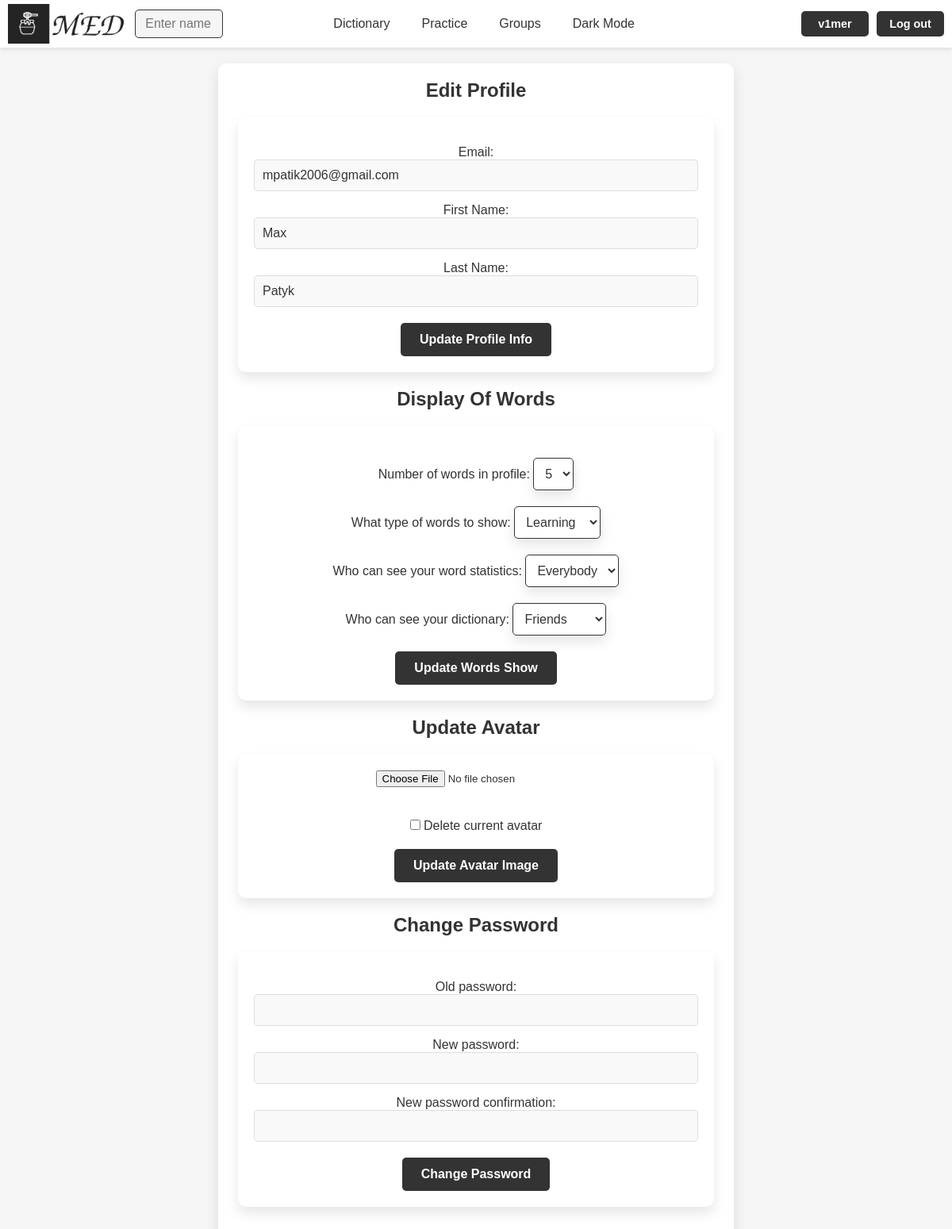
Before: /edit_profile/ (signed in) with the older database file.
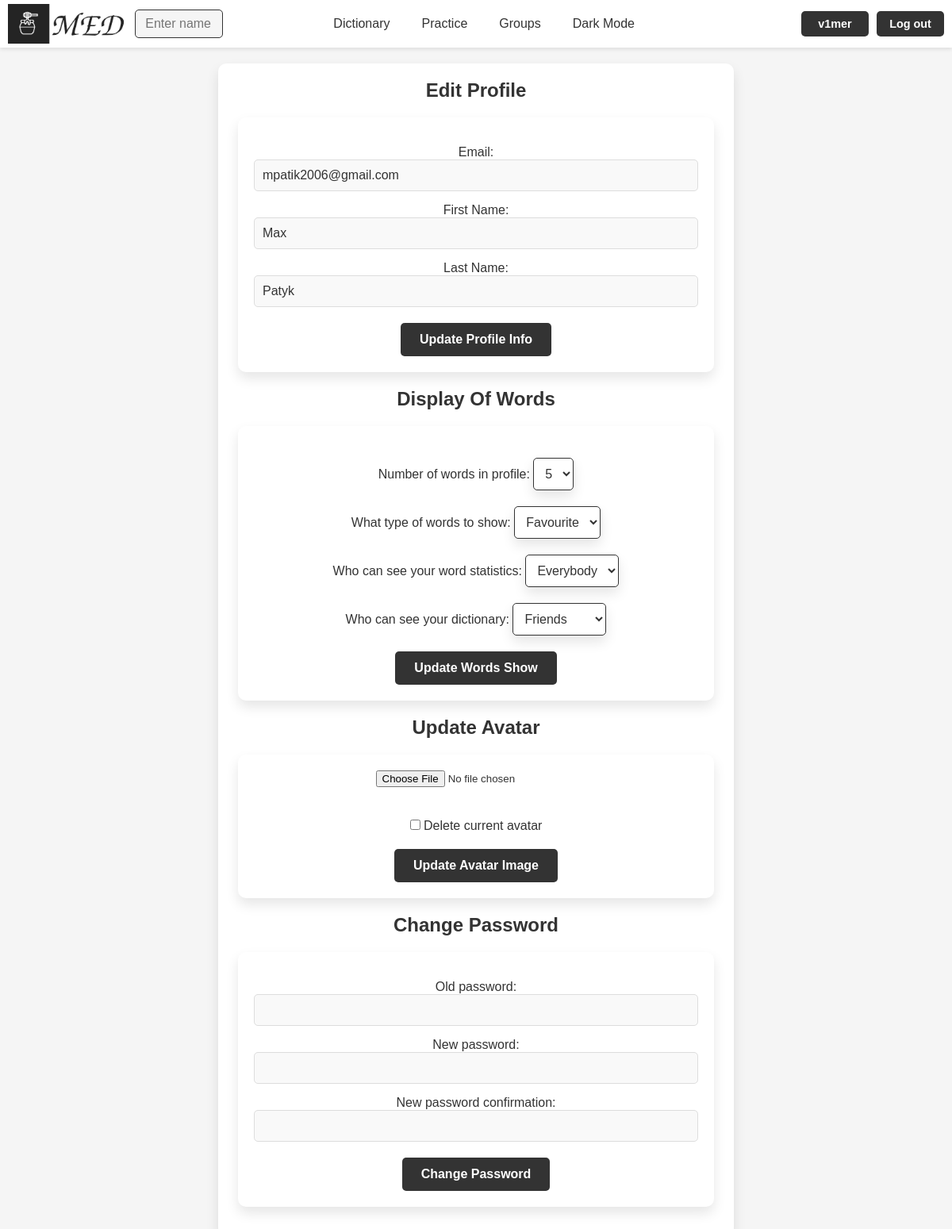
After: the same page with the newer database file.
### med/models.py (models this page shows, shortened)
class UserProfile(models.Model):
    class Types(models.TextChoices):
        favourite = 'fav', 'Favourite'
        learning = 'learn', 'Learning'
    class NumberWords(models.IntegerChoices):
        five = 5, '5'
        three = 3, '3'
        one = 1, '1'
        zero = 0, '0'
    class WordsType(models.TextChoices):
        EVERYBODY = 'every', 'Everybody'
        FRIENDS = 'friends', 'Friends'
        ONLY_ME = 'only', 'Only me'
    class WordsMore(models.TextChoices):
        EVERYBODY = 'every', 'Everybody'
        FRIENDS = 'friends', 'Friends'
        ONLY_ME = 'only', 'Only me'
        NOBODY = 'nobody', 'Nobody'
    user = models.OneToOneField(User, on_delete=models.CASCADE)
    avatar = models.ImageField(upload_to='avatars/', null=True, blank=True)
    words_num_in_prof = models.IntegerField(choices=NumberWords.choices, default=NumberWords.five)
    what_type_show = models.CharField(max_length=10, choices=Types.choices, default=Types.learning)
    access_dictionary = models.CharField(max_length=10, choices=WordsType.choices, default=WordsType.EVERYBODY)
    show_word_stats = models.CharField(max_length=10, choices=WordsMore.choices, default=WordsMore.EVERYBODY)

### med/views.py (the view, shortened to what this page needs)
# urls.py: path('edit_profile/', views.EditProfileView.as_view(), name='edit_profile'),
@method_decorator(login_required, name='dispatch')
class EditProfileView(View):
    def get_user_profile(self, user):
        return UserProfile.objects.get_or_create(user=user)
    def get_forms(self, request, user_profile):
        return {
            'profile_form': EditProfileForm(instance=request.user),
            'words_show_form': WordsShowForm(instance=user_profile),
            'avatar_form': AvatarUpdateForm(instance=user_profile),
            'password_form': ChengePasswordForm(user=request.user),
        }
    def render_profile_page(self, request, user_profile, **kwargs):
        forms = self.get_forms(request, user_profile)
        forms.update(kwargs)
        forms['user_profile'] = user_profile
        return render(request, 'med/edit_profile.html', forms)
    def get(self, request, *args, **kwargs):
        user_profile, _ = self.get_user_profile(request.user)
        return self.render_profile_page(request, user_profile)

### med/forms.py
class EditProfileForm(forms.ModelForm):
    email = forms.EmailField(label='Email', widget=forms.EmailInput())
    first_name = forms.CharField(label='First Name', required=False, widget=forms.TextInput())
    last_name = forms.CharField(label='Last Name', required=False, widget=forms.TextInput())
    class Meta:
        model = User
        fields = ['email', 'first_name', 'last_name']

class WordsShowForm(forms.ModelForm):
    class Meta:
        model = UserProfile
        fields = ['words_num_in_prof', 'what_type_show', 'access_dictionary', 'show_word_stats']
        labels = {
            'words_num_in_prof': 'Number of words in profile',
            'what_type_show': 'What type of words to show',
            'access_dictionary': 'Who can see your dictionary',
            'show_word_stats': 'Who can see your word statistics'
        }
        widgets = {
            'words_num_in_prof': forms.Select(attrs={'class': 'form-select'}),
            'what_type_show': forms.Select(attrs={'class': 'form-select'}),
            'access_dictionary': forms.Select(attrs={'class': 'form-select'}),
            'show_word_stats': forms.Select(attrs={'class': 'form-select'})
        }

### med/templates/med/edit_profile.html (shortened to what this page needs)
{% extends "base.html" %}
{% load static %}
{% block content %}
<div class="profile-container">
    <h2>Edit Profile</h2>
    <form method="post">
        {{ profile_form.as_p }}
        <div class="buttons edit-buttons">
            <a href="#" onclick="this.closest('form').submit();" name="update_profile" class="btn">Update Profile Info</a>
        </div>
    </form>
    <h2>Display Of Words</h2>
    <form method="post">
        <div class="words_select">
            {{ words_show_form.words_num_in_prof.label_tag }}
            {{ words_show_form.words_num_in_prof }}
        </div>
        <div class="words_select">
            {{ words_show_form.what_type_show.label_tag }}
            {{ words_show_form.what_type_show }}
        </div>
        <div class="words_select">
            {{ words_show_form.show_word_stats.label_tag }}
            {{ words_show_form.show_word_stats }}
        </div>
        <div class="words_select">
            {{ words_show_form.access_dictionary.label_tag }}
            {{ words_show_form.access_dictionary }}
        </div>
        <div class="buttons edit-buttons">
            <a href="#" onclick="this.closest('form').submit();" name="update_words_show" class="btn">Update Words Show</a>
        </div>
    </form>
    <h2>Update Avatar</h2>
    <link rel="stylesheet" href="https://cdnjs.cloudflare.com/ajax/libs/cropperjs/1.5.6/cropper.min.css">
    <form method="post" enctype="multipart/form-data" id="avatar-form">
        <div style="display: grid; align-items: center; justify-items: center;">
            <input type="file" id="avatar-input" accept="image/*" style="display: block; margin-bottom: 20px;">
        </div>
        {% if user_profile.avatar %}
        <div>
            <label for="delete-avatar">
                <input type="checkbox" name="delete_avatar" id="delete-avatar">
                Delete current avatar
            </label>
        </div>
        {% endif %}
        <div class="buttons edit-buttons">
            <a href="#" class="btn" onclick="submitAvatarForm()">Update Avatar Image</a>
        </div>
    </form>
    <h2>Change Password</h2>
    <form method="post">
        {{ password_form.as_p }}
        <div class="buttons edit-buttons">
            <a href="#" onclick="this.closest('form').submit();" name="change_password" class="btn">Change Password</a>
        </div>
    </form>
</div>
{% endblock %}

Changed rows visible on the page:
changed UserProfile "Everybody": what_type_show "Learning" → "Favourite"
